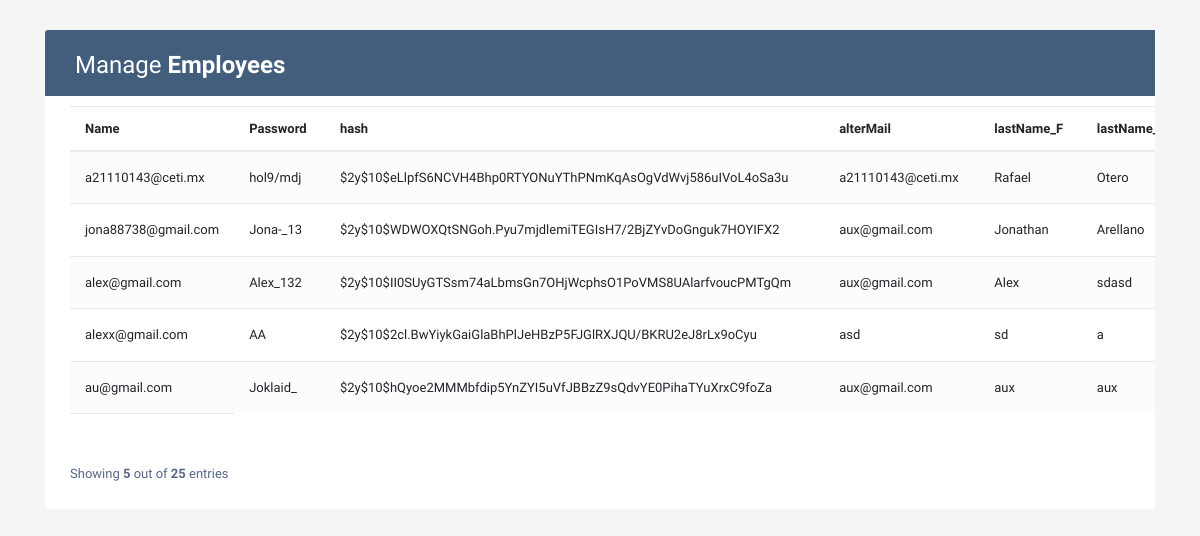
The app's page /Practica2/test.php with its own data.
### tables this page shows
CREATE TABLE `usuario` (
  `id` int(11) NOT NULL,
  `name_` varchar(100) NOT NULL,
  `pass` varchar(8) NOT NULL,
  `hash` varchar(150) NOT NULL,
  `alterMail` varchar(250) NOT NULL,
  `first_name` varchar(50) NOT NULL,
  `lastName_F` varchar(150) NOT NULL,
  `lastName_M` varchar(150) DEFAULT NULL,
  `birth_date` date NOT NULL,
  `age` int(11) NOT NULL,
  `id_perfil` int(11) NOT NULL
);

### Practica2/test.php (the view, shortened to what this page needs)
<!DOCTYPE html>
<html lang="en">
<head>
<link rel="stylesheet" href="https://stackpath.bootstrapcdn.com/bootstrap/4.5.0/css/bootstrap.min.css">
<link rel="stylesheet" href="https://maxcdn.bootstrapcdn.com/font-awesome/4.7.0/css/font-awesome.min.css">
</head>
<body>
<div class="container-xl">
	<div class="table-responsive">
		<div class="table-wrapper">
			<div class="table-title">
				<div class="row">
					<div class="col-sm-6">
						<h2>Manage <b>Employees</b></h2>
					</div>
					<div class="col-sm-6">
					</div>
				</div>
			</div>
			<table class="table table-striped table-hover" >
				<thead>
					<tr>
						<th>Name</th>
						<th>Password</th>
						<th>hash</th>
						<th>alterMail</th>
						<th>lastName_F</th>
						<th>lastName_M</th>
					</tr>
				</thead>
				<tbody>
						<?php
						$con = conectar();
							$sql = "SELECT * FROM usuario";
							$result = $con->query($sql);
							 while($row = $result->fetch_assoc()) {
								echo "<tr>";
								?>
								<?php
								echo "<td>" . $row["name_"] . "</td>";
								echo "<td>" . $row["pass"] . "</td>";
								echo "<td style=word-wrap: break-word;>" . $row["hash"] . "</td>";
								echo "<td>" . $row["alterMail"] . "</td>";
								echo "<td>" . $row["first_name"] . "</td>";
								echo "<td>" . $row["lastName_F"] . "</td>";
								?>
								 </tr>
								<?php
							}
						?>
							<tr>
								<td></td>
							</tr>
				</tbody>
			</table>
			<div class="clearfix">
				<div class="hint-text">Showing <b>5</b> out of <b>25</b> entries</div>
			</div>
		</div>
	</div>
</div>
<script data-cfasync="false" src="/cdn-cgi/scripts/5c5dd728/cloudflare-static/email-decode.min.js"></script></body>
</html>

### Practica2/test.php (style rules this page uses)
body { color: #566787; background: #f5f5f5; font-family: 'Varela Round', sans-serif; font-size: 13px; }
.table-responsive { margin: 30px 0; }
.table-wrapper { background: #fff; padding: 20px 25px; border-radius: 3px; min-width: 1600px; box-shadow: 0 1px 1px rgba(0,0,0,.05); }
.table-title { padding-bottom: 15px; background: #435d7d; color: #fff; padding: 16px 30px; min-width: 100%; margin: -20px -25px 10px; border-radius: 3px 3px 0 0; }
.table-title h2 { margin: 5px 0 0; font-size: 24px; }
table.table tr th, table.table tr td { border-color: #e9e9e9; padding: 12px 15px; vertical-align: middle; }
table.table tr th:first-child { width: 60px; }
table.table-striped tbody tr:nth-of-type(odd) { background-color: #fcfcfc; }
.hint-text { float: left; margin-top: 10px; font-size: 13px; }

### records on screen
usuario: name_ "a21110143@ceti.mx", pass "hol9/mdj", hash "$2y$10$eLlpfS6NCVH4Bhp0RTYONuYThPNmKqAsOgVdWvj586uIVoL4oSa3u", alterMail "a21110143@ceti.mx", first_name "Rafael", lastName_F "Otero"
usuario: name_ "jona88738@gmail.com", pass "Jona-_13", hash "$2y$10$WDWOXQtSNGoh.Pyu7mjdlemiTEGIsH7/2BjZYvDoGnguk7HOYIFX2", alterMail "aux@gmail.com", first_name "Jonathan", lastName_F "Arellano"
usuario: name_ "alex@gmail.com", pass "Alex_132", hash "$2y$10$II0SUyGTSsm74aLbmsGn7OHjWcphsO1PoVMS8UAlarfvoucPMTgQm", alterMail "aux@gmail.com", first_name "Alex", lastName_F "sdasd"
usuario: name_ "alexx@gmail.com", pass "AA", hash "$2y$10$2cl.BwYiykGaiGlaBhPlJeHBzP5FJGlRXJQU/BKRU2eJ8rLx9oCyu", alterMail "asd", first_name "sd", lastName_F "a"
usuario: name_ "au@gmail.com", pass "Joklaid_", hash "$2y$10$hQyoe2MMMbfdip5YnZYI5uVfJBBzZ9sQdvYE0PihaTYuXrxC9foZa", alterMail "aux@gmail.com", first_name "aux", lastName_F "aux"
